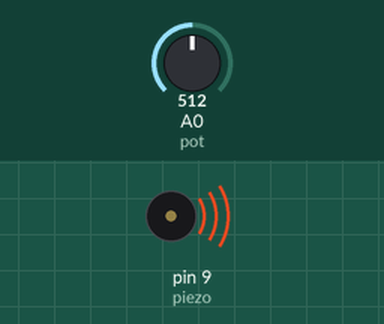
This sketch was run on a simulated Arduino Uno, built with avr-gcc and run on an emulated ATmega328P. Parts: buzzer (waves = sounding). The inputs (shaded band) are chosen by the test bench; at power-on: A0 (pot) = 512.

Above: at 0.1 s.
Timing chart, 0 to 1.6 s (numbered marks = the images above):
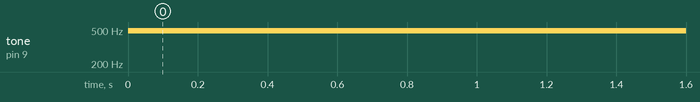

The sketch:

Buzzer_Code.ino
```cpp
const int piezo = 9;
const int pot = A0;

void setup() {
pinMode(piezo, OUTPUT);
}

void loop(){
int potValue = analogRead(pot);
int volume = map(potValue,0,1023,0,255);
analogWrite(piezo,volume);
delay(10);
}
```

Measured:
- by itself, tone on pin 9 (piezo): silent → 490 Hz at 0.00 s
